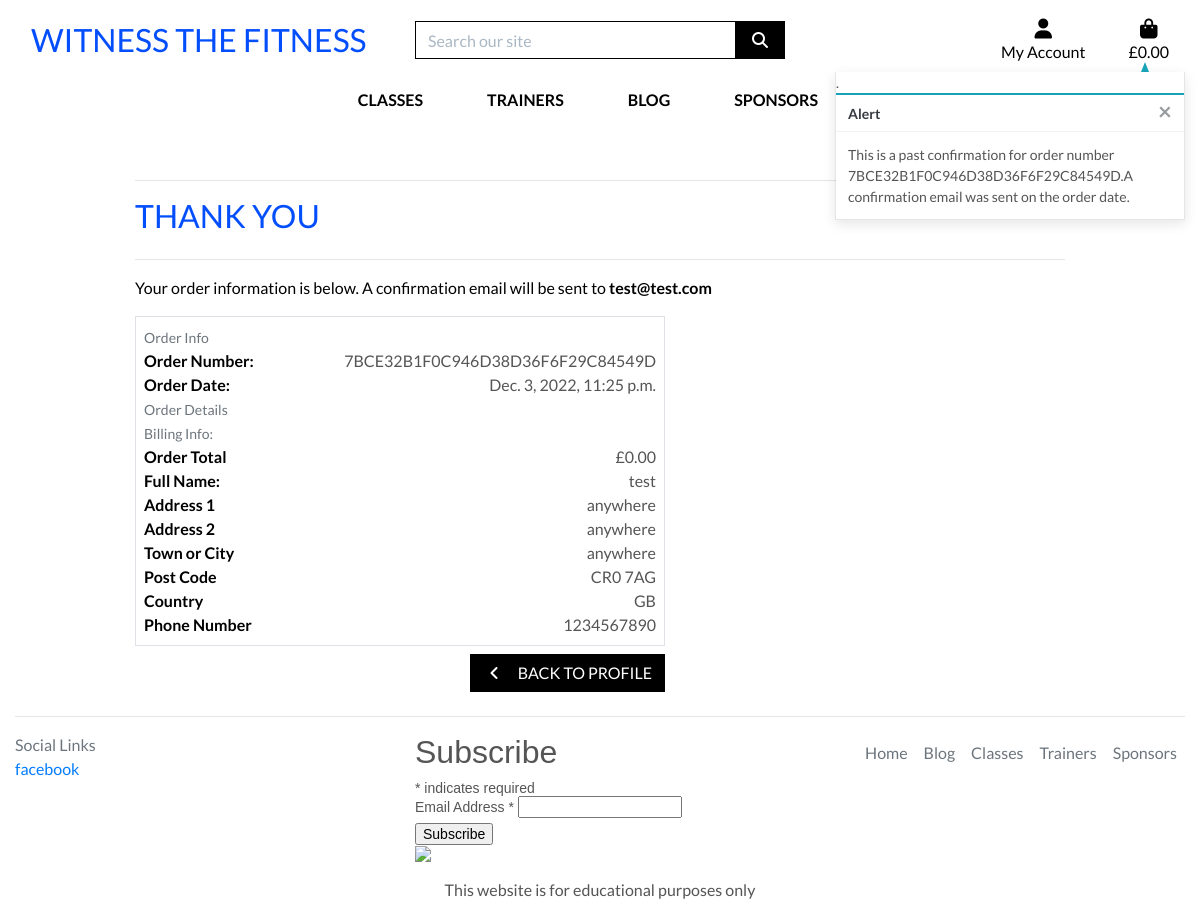
/profile/order_history/7BCE32B1F0C946D38D36F6F29C84549D, run on the app's committed database.
### checkout/models.py (models this page shows, shortened)
class Order(models.Model):
    order_number = models.CharField(max_length=32, null=False, editable=False)
    user_profile = models.ForeignKey(UserProfile, on_delete=models.SET_NULL,
                                     null=True, blank=True,
                                     related_name='orders')
    full_name = models.CharField(max_length=50, null=False, blank=False)
    email = models.EmailField(max_length=254, null=False, blank=False)
    phone_number = models.CharField(max_length=20, null=False, blank=False)
    country = CountryField(blank_label='Country *', null=False, blank=False)
    postcode = models.CharField(max_length=20, null=True, blank=True)
    town_or_city = models.CharField(max_length=40, null=False, blank=False)
    street_address1 = models.CharField(max_length=80, null=False, blank=False)
    street_address2 = models.CharField(max_length=80, null=True, blank=True)
    county = models.CharField(max_length=80, null=True, blank=True)
    date = models.DateTimeField(auto_now_add=True)
    order_total = models.DecimalField(max_digits=10, decimal_places=2,
                                      null=False, default=0)
    original_bag = models.TextField(null=False, blank=False, default='')
    stripe_pid = models.CharField(max_length=254, null=False, blank=False,
                                  default='')

### profiles/views.py (the view)
# urls.py: path('order_history/<order_number>', views.order_history,
def order_history(request, order_number):
    order = get_object_or_404(Order, order_number=order_number)
    messages.info(request, (
        f'This is a past confirmation for order number {order_number}.'
        'A confirmation email was sent on the order date.'
    ))
    template = 'checkout/checkout_success.html'
    context = {
        'order': order,
        'from_profile': True,
    }
    return render(request, template, context)

### bag/contexts.py (called while the page is built, shortened)
def bag_contents(request):
    bag_items = []
    total = 0
    product_count = 0
    bag = request.session.get('bag', {})
    context = {
        'bag_items': bag_items,
        'total': total,
        'product_count': product_count,
    }
    return context

### checkout/templates/checkout/checkout_success.html (shortened to what this page needs)
{% extends "base.html" %}
{% load static %}
{% block extra_css %}
    <link rel="stylesheet" href="{% static 'checkout/css/checkout.css' %}">
{% endblock %}
{% block page_header %}
    <div class="container header-container">
    </div>
{% endblock %}
{% block content %}
    <div class="overlay"></div>
    <div class="container">
        <div class="row">
            <div class="col">
                <hr>
                <h2 class="logo-font mb-4">Thank you</h2>
                <hr>
                <p class="text-black">Your order information is below. A confirmation email will be sent to <strong>{{ order.email }}</strong></p>
            </div>
        </div>
        <div class="row">
            <div class="col-12 col-lg-7">
                <div class="order-confirmation-wrapper p-2 border">
                    <div class="row">
                        <div class="col">
                            <small class="text-muted">Order Info</small>
                        </div>
                    </div>
                    <div class="row">
                        <div class="col-12 col-md-4">
                            <p class="mb-0 text-black font-weight-bold">Order Number:</p>
                        </div>
                        <div class="col-12 col-md-8 text-md-right">
                            <p class="mb-0">{{ order.order_number }}</p>
                        </div>
                    </div>
                    <div class="row">
                        <div class="col-12 col-md-4">
                            <p class="mb-0 text-black font-weight-bold">Order Date:</p>
                        </div>
                        <div class="col-12 col-md-8 text-md-right">
                            <p class="mb-0">{{ order.date }}</p>
                        </div>
                    </div>
                    <div class="row">
                        <div class="col">
                            <small class="text-muted">Order Details</small>
                        </div>
                    </div>
                    <div class="row">
                        <div class="col">
                            <small class="text-muted">Billing Info:</small>
                        </div>
                    </div>
                    <div class="row">
                        <div class="col-12 col-md-4">
                            <p class="mb-0 text-black font-weight-bold">Order Total</p>
                        </div>
                        <div class="col-12 col-md-8 text-md-right">
                            <p class="mb-0">£{{ order.order_total }}</p>
                        </div>
                    </div>
                    <div class="row">
                        <div class="col-12 col-md-4">
                            <p class="mb-0 text-black font-weight-bold">Full Name:</p>
                        </div>
                        <div class="col-12 col-md-8 text-md-right">
                            <p class="mb-0">{{ order.full_name }}</p>
                        </div>
                    </div>
                    <div class="row">
                        <div class="col-12 col-md-4">
                            <p class="mb-0 text-black font-weight-bold">Address 1</p>
                        </div>
                        <div class="col-12 col-md-8 text-md-right">
                            <p class="mb-0">{{ order.street_address1 }}</p>
                        </div>
                    </div>
                    {% if order.street_address2 %}
                    <div class="row">
                        <div class="col-12 col-md-4">
                            <p class="mb-0 text-black font-weight-bold">Address 2</p>
                        </div>
                        <div class="col-12 col-md-8 text-md-right">
                            <p class="mb-0">{{ order.street_address2 }}</p>
                        </div>
                    </div>
                    {% endif %}
                    <div class="row">
                        <div class="col-12 col-md-4">
                            <p class="mb-0 text-black font-weight-bold">Town or City</p>
                        </div>
                        <div class="col-12 col-md-8 text-md-right">
                            <p class="mb-0">{{ order.town_or_city }}</p>
                        </div>
                    </div>
                    <div class="row">
                        <div class="col-12 col-md-4">
                            <p class="mb-0 text-black font-weight-bold">Post Code</p>
                        </div>
                        <div class="col-12 col-md-8 text-md-right">
                            <p class="mb-0">{{ order.postcode }}</p>
                        </div>
                    </div>
                    <div class="row">
                        <div class="col-12 col-md-4">
                            <p class="mb-0 text-black font-weight-bold">Country</p>
                        </div>
                        <div class="col-12 col-md-8 text-md-right">
                            <p class="mb-0">{{ order.country }}</p>
                        </div>
                    </div>
                    <div class="row">
                        <div class="col-12 col-md-4">
                            <p class="mb-0 text-black font-weight-bold">Phone Number</p>
                        </div>
                        <div class="col-12 col-md-8 text-md-right">
                            <p class="mb-0">{{ order.phone_number }}</p>
                        </div>
                    </div>
                </div>
            </div>
        </div>
        <div class="row">
            <div class="col-12 col-lg-7 text-right">
                {% if from_profile %}
                    <a href="{% url 'profile' %}" class="btn btn-black rounded-0 my-2">
                        <span class="icon mr-2">
                            <i class="fas fa-angle-left"></i>
                        </span>
                        <span class="text-uppercase">Back to Profile</span>
                    </a>
                {% endif %}
            </div>
        </div>
    </div>
{% endblock %}

### static/css/base.css (style rules this page uses)
html { height: 100%; }
body { background: url('/media/homepage_background.jpg') no-repeat center center fixed; background-size: cover; height: calc(100vh - 164px); color: #555; font-family: 'Lato'; }
.icon { align-items: center; display: inline-flex; justify-content: center; height: 1.5rem; width: 1.5rem; }
.logo-font { text-transform: uppercase; color: #034efc; }
.btn-black { background: black; color: white; }
.text-black { color: #000 !important; }
.overlay { height: 100%; width: 100%; top: 0; left: 0; position: fixed; background: white; z-index: -1; }
@media (min-width: 1200px) { .container { max-width: 80%; } }
@media (min-width: 992px) { .header-container { padding-top: 164px; } }

### data on the page
Order: email "test@test.com", order_number "7BCE32B1F0C946D38D36F6F29C84549D", date "Dec. 3, 2022, 11:25 p.m.", order_total "0.00", full_name "test", street_address1 "anywhere", street_address2 "anywhere", town_or_city "anywhere", postcode "CR0 7AG", country "GB", phone_number "1234567890"

### other printed values
{{ message }} "This is a past confirmation for order number 7BCE32B1F0C946D38D36F6F29C84549D.A confirmation email was sent on the order date."
